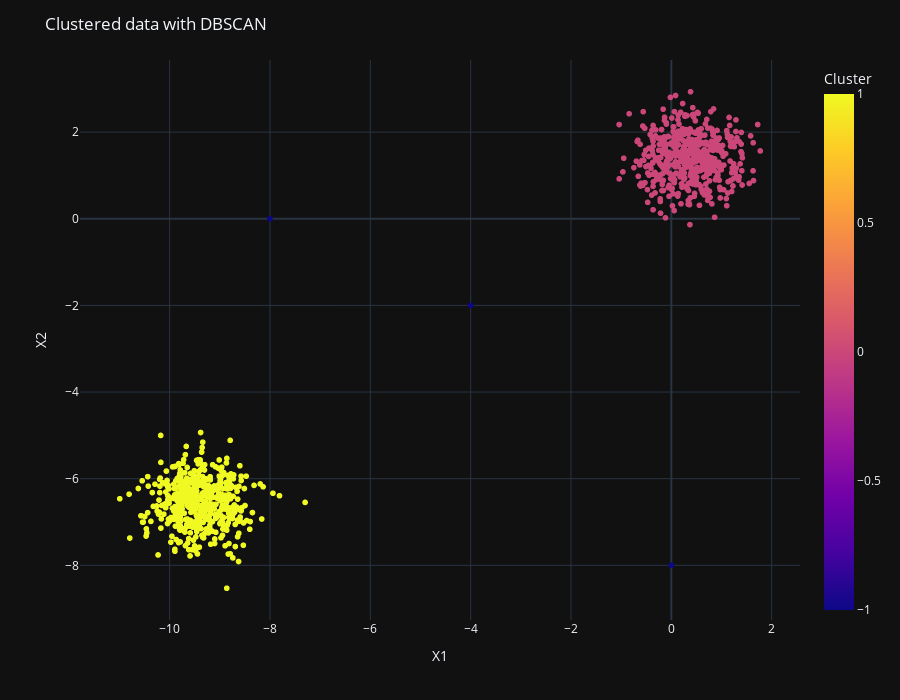

Write notebook code for a chart like this one.
### Code cell
dbscan = DBSCAN(eps=1)
display_categories(dbscan, two_blobs_outliers)

### Figure 1 — Plotly figure (JSON) as saved in the notebook; plotly's stock layout.template omitted (floating-point values rounded to 4 significant figures; data arrays with more than 128 entries replaced by an {"elided": "..."} marker saying what was removed)
{"data": [{"hovertemplate": "X1=%{x}<br>X2=%{y}<br>Cluster=%{marker.color}<extra></extra>", "legendgroup": "", "marker": {"color": {"elided": "1003 int values"}, "coloraxis": "coloraxis", "symbol": "circle"}, "mode": "markers", "name": "", "showlegend": false, "x": {"elided": "1003 float values"}, "xaxis": "x", "y": {"elided": "1003 float values"}, "yaxis": "y", "type": "scattergl"}], "layout": {"xaxis": {"anchor": "y", "domain": [0.0, 1.0], "title": {"text": "X1"}}, "yaxis": {"anchor": "x", "domain": [0.0, 1.0], "title": {"text": "X2"}}, "coloraxis": {"colorbar": {"title": {"text": "Cluster"}}, "colorscale": [[0.0, "#0d0887"], [0.1111, "#46039f"], [0.2222, "#7201a8"], [0.3333, "#9c179e"], [0.4444, "#bd3786"], [0.5556, "#d8576b"], [0.6667, "#ed7953"], [0.7778, "#fb9f3a"], [0.8889, "#fdca26"], [1.0, "#f0f921"]]}, "legend": {"tracegroupgap": 0}, "margin": {"t": 60}, "width": 900, "height": 700, "title": {"text": "Clustered data with DBSCAN"}}}
